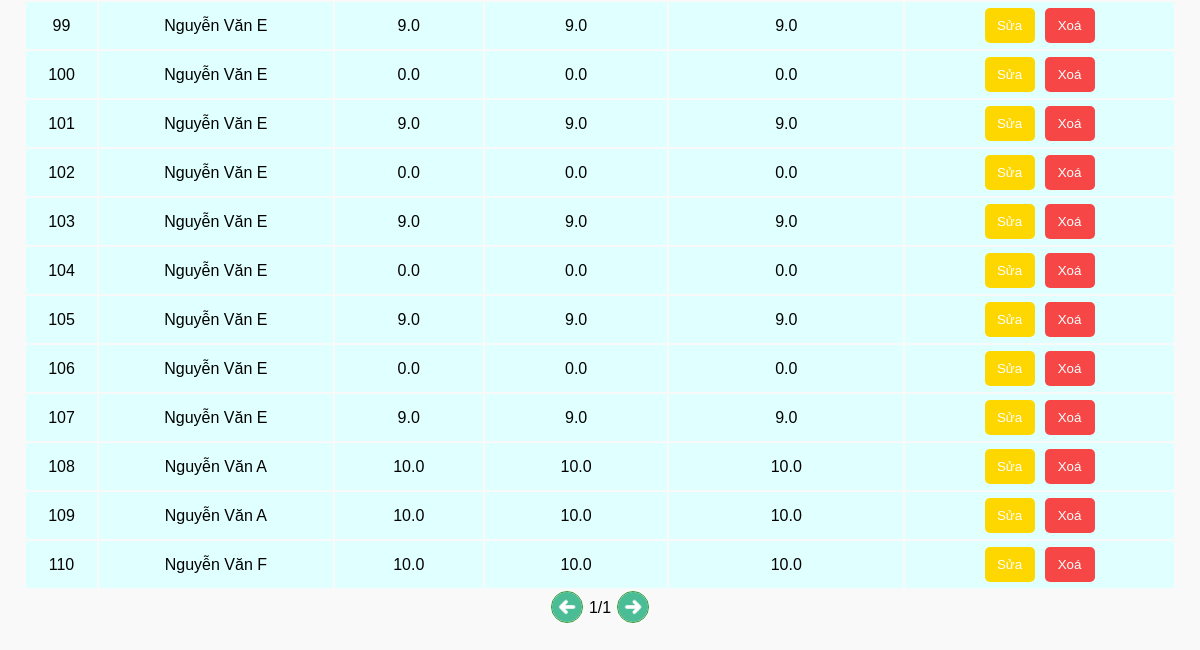
The app's page /monHoc (signed in, lower part), older data.
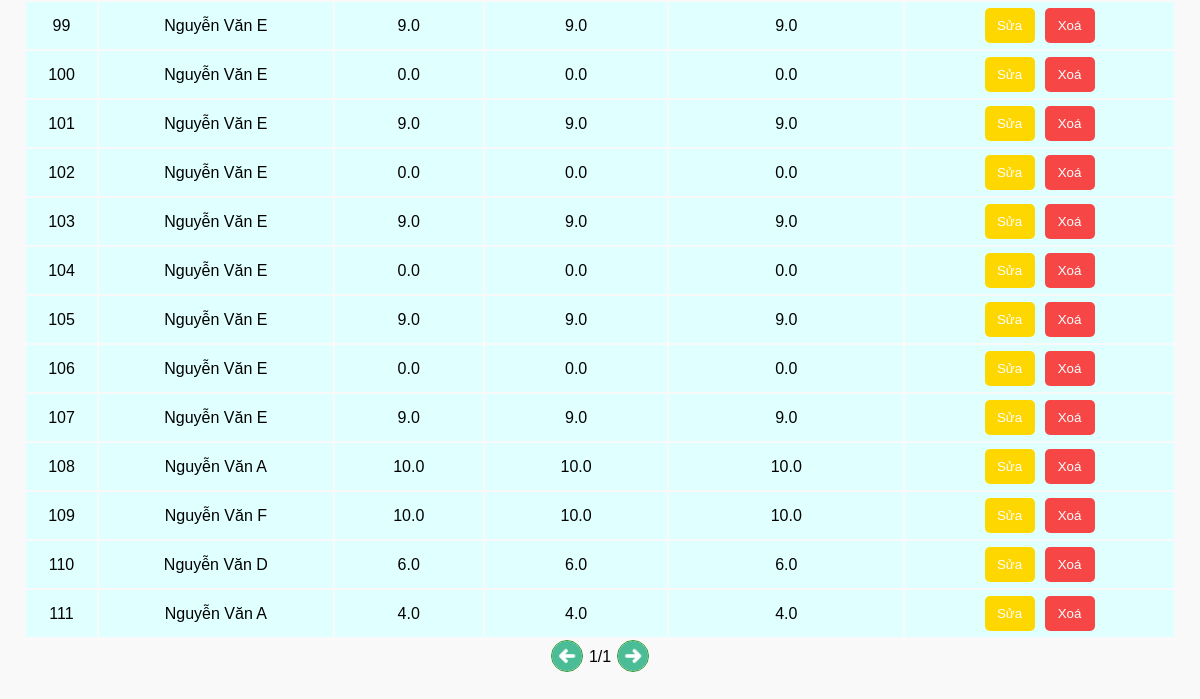
The same page, newer data.
### studentManager/models.py (models this page shows, shortened)
class Mark(models.Model):
    SEMESTER_CATEGORY = (
        ('1', '1'),
        ('2', '2')
    )
    student = models.ForeignKey(Student, on_delete=models.CASCADE)
    subject = models.ForeignKey(Subject, on_delete=models.CASCADE)
    semester_mark = models.CharField(
        max_length=200, null=False, choices=SEMESTER_CATEGORY)
    markFifteen = models.FloatField(null=True, blank=True)
    markOne = models.FloatField(null=True, blank=True)
    markFinal = models.FloatField(null=True, blank=True)

class Student(models.Model):
    user = models.OneToOneField(CustomUser, on_delete=models.CASCADE)
    classOfSchool = models.ManyToManyField(SchoolClass, blank=True)

class CustomUser(AbstractUser):
    USER_TYPE = (('1', "Admin"), ('2', "Teacher"), ('3', "Student"))
    SEX_CATELOGY = [("1", "Nam"), ("0", "Nữ")]
    now = date.today
    username = models.CharField(max_length=200, unique=True)
    role = models.CharField(default='1', choices=USER_TYPE, max_length=1)
    is_active = models.BooleanField(default=True)
    is_staff = models.BooleanField(default=False)
    is_superuser = models.BooleanField(default=False)
    name = models.CharField(default='', max_length=200)
    dateOfBirth = models.DateField(default=now)
    sex = models.CharField(default='1', choices=SEX_CATELOGY, max_length=1)
    phone = models.CharField(default='', max_length=20, blank=True)
    email = models.EmailField(max_length=200, unique=True)
    address = models.TextField(default='', blank=True)
    USERNAME_FIELD = "username"
    REQUIRED_FIELDS = []
    objects = CustomUserManager()
    class Meta:
        constraints = [
            models.UniqueConstraint(
                fields=['username', 'email'], name="unique_user")
        ]

### studentManager/views.py (the view)
# urls.py: path('monHoc', views.monHoc, name='monHoc'),
@login_required(login_url='loginpage')
def monHoc(request):
    q = request.GET.get('q') if request.GET.get('q') != None else ''
    marks = Mark.objects.all()
    myFilter = MarkFilter(request.GET, queryset=marks)
    marks = myFilter.qs
    marks = marks.filter(Q(student__user__name__icontains=q))
    stt = []
    i = 0
    for mark in marks:
        i += 1
        stt.append(i)
    marks = zip(stt, marks)
    context = {
        'myFilter': myFilter,
        'marks': marks
    }
    return render(request, 'studentManager/subject.html', context)

### studentManager/models.py (called while the page is built)
    def __str__(self):
        return self.year

### studentManager/templates/studentManager/subject.html (shortened to what this page needs)
{% extends 'studentManager/base.html' %}
{% load static %}
{% block content %}
<div class="list-container">
  <table class="table">
    {% for stt, mark in marks %}
    <tr class="list">
      <td><a href="#">{{stt}}</a></td>
      <td><a href="#">{{mark.student.user.name}}</a></td>
      <td>{{mark.markFifteen}}</td>
      <td>{{mark.markOne}}</td>
      <td>{{mark.markFinal}}</td>
      <td class="edit-delete">
        <div>
          <button class="edit"><a href="{% url 'updateMark' mark.id %}">Sửa</a></button>
          <button class="delete"><a href="{% url 'deleteMark' mark.id %}"
              onclick="return confirm('Xác nhận xóa ?')">Xoá</a></button>
        </div>
      </td>
    </tr>
    {% endfor %}
  </table>
  <div class="pagenumber">
    <button class="previous" type="previous">
      <img src="{% static 'images/previous.png' %}">
    </button>
    <p>1/1</p>
    <button class="next" type="next">
      <img src="{% static 'images/next.png' %}">
    </button>
  </div>
</div>
{% endblock content %}

### studentManager/templates/studentManager/base.html (shortened to what this page needs)
{% load static %}
<!DOCTYPE html>
<html lang="en">
<head>
  <link rel="stylesheet" href="{% static 'css/style.css' %}">
</head>
<body>
  <main class="list-container">
      {% block content %}
      {% endblock %}
  </main>
</body>
</html>

### studentManager/static/css/style.css (style rules this page uses)
body { font-family: Arial; margin: 0; padding-top: 80px; padding-left: 24px; padding-right: 24px; background-color: rgb(249, 249, 249); padding-bottom: 50px; text-decoration: none; transition: all 0.15s; }
.list-container { display: block; align-items: center; }
.table { margin-top: 10px; width: 100%; align-items: center; }
.pagenumber { height: 36px; display: flex; align-items: center; justify-content: center; }
.pagenumber button { background-color: transparent; border: none; }
.pagenumber button img { height: 30px; cursor: pointer; border: 0.5px solid rgba(0, 128, 0, 0.8); border-radius: 18px; }

Row changes from the older to the newer data that the page shows:
removed Mark: stt "109", student.user.name "Nguyễn Văn A", markFifteen "10.0", markOne "10.0", markFinal "10.0"
computed for Mark "Nguyễn Văn F": stt "110" → "109"
added Mark: stt "110", student.user.name "Nguyễn Văn D", markFifteen "6.0", markOne "6.0", markFinal "6.0"
added Mark: stt "111", student.user.name "Nguyễn Văn A", markFifteen "4.0", markOne "4.0", markFinal "4.0"
